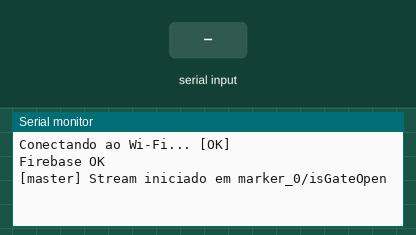
Bench run of a sketch on a simulated ESP32. On the bench: the last lines printed to the serial monitor. Inputs (shaded band) come from the test bench. WiFi joins after 1.5 s; servers stay silent unless stated.

Above: at 2.8 s.
2.9 s: "1:1\n" received over the second serial link
At 4.3 s:
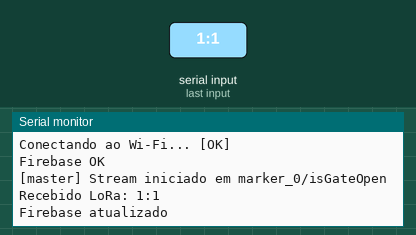
4.8 s: "1\n" received over the second serial link
At 6.0 s:
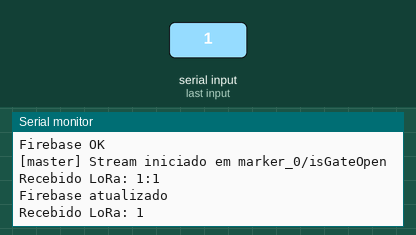
6.3 s: ",\n" received over the second serial link
At 6.58 s:
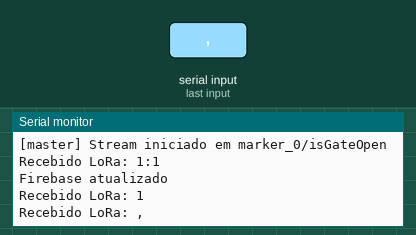
7.8 s: "}\n" received over the second serial link
At 8.3 s:
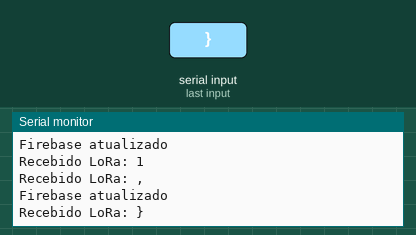
9.3 s: "1:90:45\n" received over the second serial link
At 9.58 s:
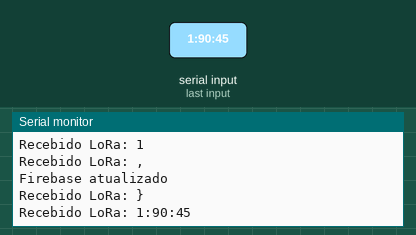

Measured:
- after the input at 2.9 s, the serial monitor: prints a new line at once (image 1)
- after the input at 4.8 s, the serial monitor: prints a new line at once (image 2)
- after the input at 6.3 s, the serial monitor: prints a new line at once (image 3)
- after the input at 7.8 s, the serial monitor: prints a new line at once (image 4)
- after the input at 9.3 s, the serial monitor: prints a new line at once (image 5)

The sketch:

espWiFi.ino
```cpp
/***************************
 *
 *
 *
 *************************/


#include <WiFi.h>
#include <SoftwareSerial.h>
#include <Firebase_ESP_Client.h>

#define WIFI_SSID "iPhone de Matheus"
#define WIFI_PASSWORD "amboni123"
#define API_KEY "AIzaSyCpHO-Ia8VsKD_Kbo4vKttMhnnqFFRcOek"
#define DATABASE_URL "https://tccamboni-default-rtdb.firebaseio.com/"

FirebaseData fbdo;
FirebaseData stream;
FirebaseAuth auth;
FirebaseConfig config;

SoftwareSerial loraSerial(4, 5); // TX, RX

unsigned long sendDataPrevMillis = 0;
bool signupOK = false;

/***************************
 *  COMENTARIOS CODIGO
 *************************/

void setup() {
  Serial.begin(9600);
  loraSerial.begin(9600);

  WiFi.begin(WIFI_SSID, WIFI_PASSWORD);
  Serial.print("Conectando ao Wi-Fi...");
  while (WiFi.waitForConnectResult() != WL_CONNECTED);
  Serial.println(" [OK]");

  config.api_key = API_KEY;
  config.database_url = DATABASE_URL;

  if (Firebase.signUp(&config, &auth, "", "")) {
    Serial.println("Firebase OK");
    signupOK = true;
  } else {
    Serial.printf("%s\n", config.signer.signupError.message.c_str());
  }

  Firebase.begin(&config, &auth);
  Firebase.reconnectWiFi(true);

  // Inicia stream para observar "isGateOpen"
  if (!Firebase.RTDB.beginStream(&stream, "markers/marker_0/isGateOpen")) {
    Serial.printf("[master] Erro no stream: %s\n", stream.errorReason().c_str());
  } else {
    Serial.println("[master] Stream iniciado em marker_0/isGateOpen");
  }
}

void loop() {
  // --- RECEBER DADOS DO LoRa E ENVIAR PARA FIREBASE ---
  if (loraSerial.available()) {
    String input = loraSerial.readStringUntil('\n');
    input.trim();
    Serial.println("Recebido LoRa: " + input);

    // Extrair valores (formato JSON simples)
    int humidity = getValue(input, "humidity").toInt();
    int waterLevel = getValue(input, "waterLevel").toInt();
    bool isGateOpen = getValue(input, "isGateOpen") == "1";

    if (Firebase.ready() && signupOK && (millis() - sendDataPrevMillis > 2000 || sendDataPrevMillis == 0)) {
      sendDataPrevMillis = millis();

      Firebase.RTDB.setInt(&fbdo, "markers/marker_0/humidity", humidity);
      Firebase.RTDB.setInt(&fbdo, "markers/marker_0/waterlevel", waterLevel);
      Firebase.RTDB.setBool(&fbdo, "markers/marker_0/isGateOpen", isGateOpen);

      Serial.println("Firebase atualizado");
    }
  }

  // --- ESCUTAR ALTERAÇÕES NO BANCO ---
  if (!Firebase.RTDB.readStream(&stream)) {
    Serial.printf("Stream falhou: %s\n", stream.errorReason().c_str());
  }

  if (stream.streamAvailable()) {
    if (stream.dataTypeEnum() == fb_esp_rtdb_data_type_boolean) {
      bool gateState = stream.boolData();
      Serial.printf("isGateOpen mudou: %s\n", gateState ? "true" : "false");

      if (gateState) {
        loraSerial.println("OPEN_GATE");  // manda comando para abrir
      } else {
        loraSerial.println("CLOSE_GATE"); // manda comando para fechar
      }
    }
  }
}

/* Função para extrair valores do JSON simples */
String getValue(String data, String key) {
  int keyIndex = data.indexOf("\"" + key + "\":");
  if (keyIndex == -1) return "";
  int start = data.indexOf(":", keyIndex) + 1;
  int end = data.indexOf(",", start);
  if (end == -1) end = data.indexOf("}", start);
  return data.substring(start, end);
}
```
